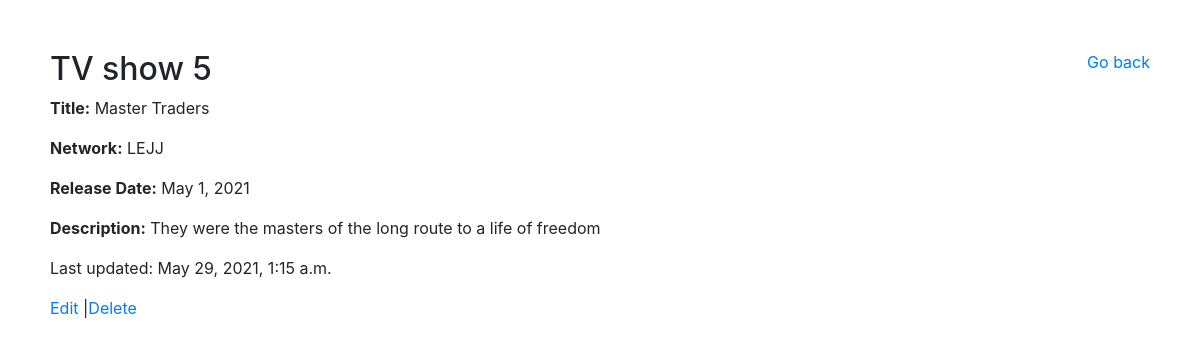
The app's page /show/5 with its own data.
### TV_shows_app/models.py (models this page shows)
class Show(models.Model):
    title= models.CharField(max_length=255)
    network= models.CharField(max_length=255)
    release_date= models.DateField(auto_now_add=False, auto_now=False, null=True)
    description= models.TextField()
    created_at= models.DateTimeField(auto_now_add=True)
    updated_at= models.DateTimeField(auto_now=True)

### TV_shows_app/views.py (the view)
# urls.py: path('show/<int:show_id>', views.show),
def show(request, show_id):
    show_select = Show.objects.get(id=show_id)
    context = {
        'show': show_select
    }
    return render(request, 'show.html', context)

### TV_shows_app/templates/show.html (shortened to what this page needs)
<!DOCTYPE html>
<html lang="en">
<head>
    <link rel="stylesheet" href="https://maxcdn.bootstrapcdn.com/bootstrap/4.0.0/css/bootstrap.min.css">
    {% load static %}
    <link rel="stylesheet" href="{% static 'styles.css' %}">
</head>
<body>
    <div class="container-md">
        <div class="leader">
            <h2>TV show {{ show.id }}</h2>
            <a href="/back">Go back</a>
        </div>
        <div class="showDetails">
            <p><b>Title:</b> {{ show.title }}</p>
            <p><b>Network:</b> {{ show.network }}</p>
            <p><b>Release Date:</b> {{ show.release_date }}</p>
            <p><b>Description:</b> {{ show.description }}</p>
        </div>
        <div class="head">
            <p> Last updated: {{show.updated_at}}</p>
            <p> <a href="/edit/{{ show.id}}">Edit</a> |<a href="/delete/{{ show.id}}">Delete</a> </p>
        </div>
    </div>
</body>
</html>

### TV_shows_app/static/styles.css (style rules this page uses)
* { margin: 0; padding: 0; }
.container-md { margin:auto; padding: 50px; }
.leader { display:flex; justify-content: space-between; }

### records on screen
Show: id "5", title "Master Traders", network "LEJJ", release_date "May 1, 2021", description "They were the masters of the long route to a life of freedom", updated_at "May 29, 2021, 1:15 a.m."
